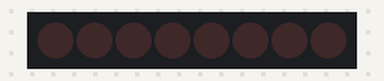
A sketch run on a simulated Arduino Uno, built with avr-gcc and run on an emulated ATmega328P. Shown: 8 shift-register outputs drawn as a row of LEDs (first output left, lit = HIGH). Wiring (inferred from the names in the program): shift register (74HC595): data pin 9; shift clock pin 7; latch pin 5; MR pin 3. Wiring (inferred from the signals the program sends): row of LEDs: on Q0, Q1, Q2, Q3, Q4, Q5, Q6, Q7.

Above: at 0.5 s.
At 1.6 s:
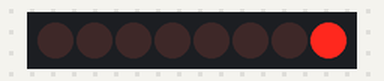
At 2.6 s:
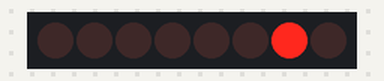
At 5.6 s:
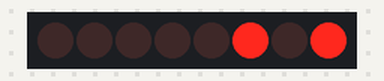
At 7.6 s:
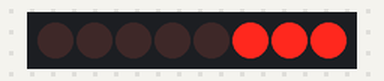
At 10.6 s:
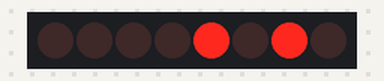
Timing chart, 0 to 14.4 s (numbered marks = the images above):
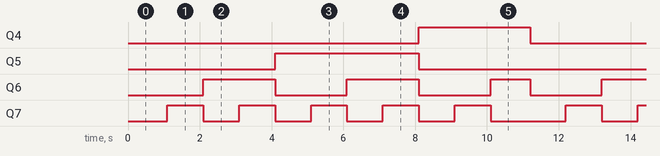

Measured:
- by itself, Q4: alternates HIGH for 3.1 s and LOW for 8.0 s
- by itself, Q5: alternates HIGH for 4.0 s and LOW for 7.1 s
- by itself, Q6: repeats every 11.1 s: LOW 2.0 s, HIGH 2.0 s, LOW 2.0 s, HIGH 1.1 s, LOW 2.0 s, HIGH 2.0 s
- by itself, Q7: repeats every 11.1 s: 4 × (LOW 1.0 s, HIGH 1.0 s), LOW 2.1 s, HIGH 1.0 s

The sketch:

SIPO_1.ino.ino
```cpp
int data=9;
int clk=7;
int show=5;
int clr=3;
int a,z;
String s;
byte b;


void setup() {
pinMode(show,OUTPUT);
pinMode(clr,OUTPUT);
pinMode(clk,OUTPUT);
pinMode(data,OUTPUT);
//Serial.begin(9600);

}

void loop()
{

          z=0;
          a=0;
          //a=Serial.parseInt();
          digitalWrite(clr,LOW);
          delay(100);
          digitalWrite(clr,HIGH);
          for(int i=0;i<11;i++)
          {
         b=byte(i);
         //Serial.println(b);
          digitalWrite(show,LOW);
          shiftOut(data,clk,LSBFIRST,b);
          digitalWrite(show,HIGH);
          delay(1000);
            }


}
```
